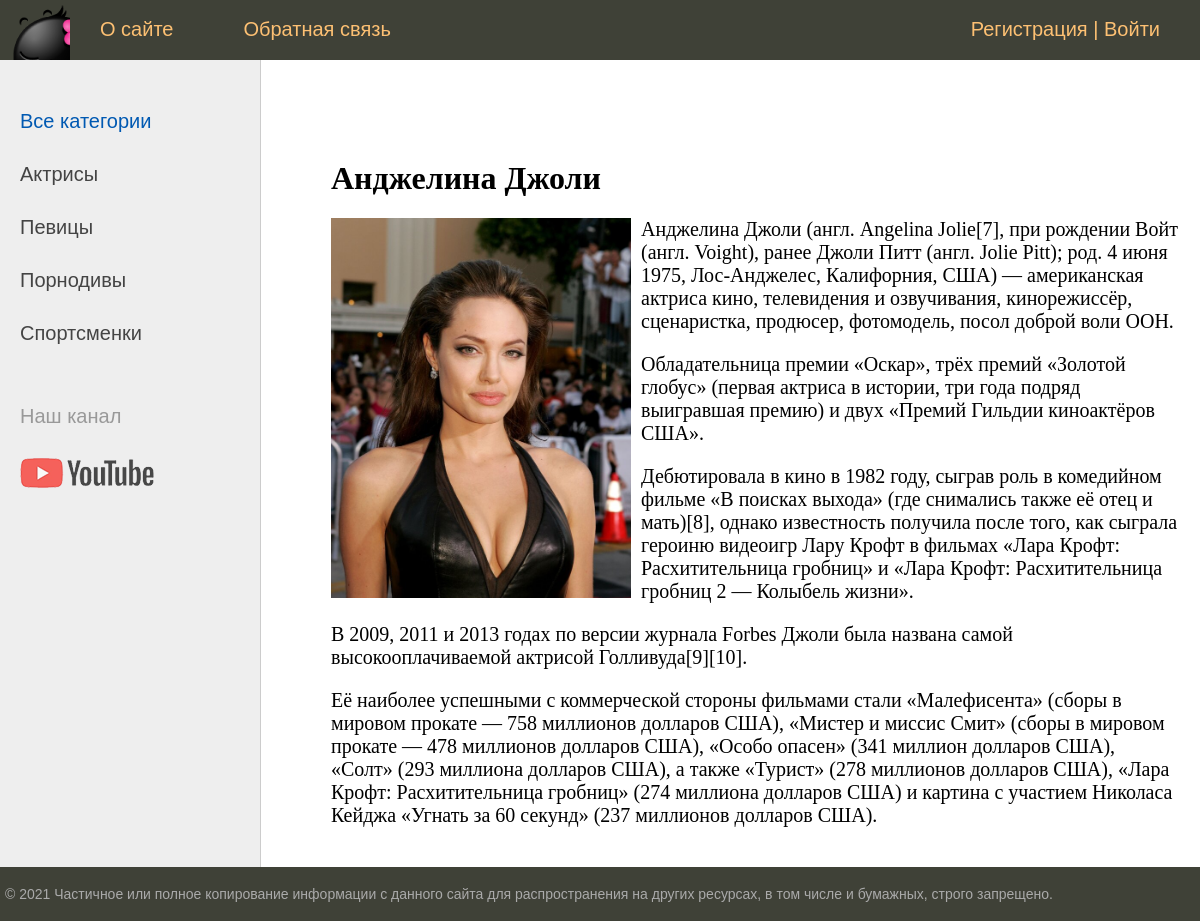
The app's page /post/andzhelina-dzholi/ with its own data.
### women/models.py (models this page shows, shortened)
class Category(models.Model):
    name = models.CharField(max_length=100, db_index=True,  verbose_name="Категория")
    slug = models.SlugField(max_length=255, unique=True, db_index=True, verbose_name="URL")
    def get_absolute_url(self):
        return reverse('category', kwargs={'cat_slug': self.slug})
    class Meta:
        verbose_name = 'Категория'
        verbose_name_plural = 'Категории'
        ordering = ['id']

class Women(models.Model):
    title = models.CharField(max_length=255, verbose_name="Заголовок")
    slug = models.SlugField(max_length=255, unique=True, db_index=True, verbose_name="URL")
    content = models.TextField(blank=True, verbose_name="Текст статьи")
    photo = models.ImageField(upload_to="photo/%Y/%m/%d/",verbose_name="Фото")
    time_create = models.DateTimeField(auto_now_add=True,verbose_name="Время создания")
    time_update = models.DateTimeField(auto_now=True, verbose_name="Время изменения")
    is_published = models.BooleanField(default=True, verbose_name="Публикация")
    cat = models.ForeignKey('Category', on_delete=models.PROTECT, verbose_name="Категория")
    def __str__(self):
        return self.title
    class Meta:
        verbose_name = 'Известные женщины'
        verbose_name_plural = 'Известные женщины'
        ordering = ['time_create', 'title']

### women/views.py (the view)
# urls.py: path('post/<slug:post_slug>/', ShowPost.as_view(), name='post'),
class ShowPost(DataMixin, DetailView):
    model = Women
    template_name = 'women/post.html'
    slug_url_kwarg = 'post_slug'
    context_object_name = 'post'
    def get_context_data(self, *, object_list=None, **kwargs):
        context = super().get_context_data(**kwargs)
        c_def = self.get_user_context(title=context['post'])
        return dict(list(context.items()) + list(c_def.items()))

### women/utils.py (called while the page is built)
    def get_user_context(self, **kwargs):
        context = kwargs
        cats = Category.objects.annotate(Count('women'))
        user_menu = menu.copy()
        if not self.request.user.is_authenticated:
            user_menu.pop(1)
        context['menu'] = user_menu
        context['cats'] = cats
        if 'cat_selected' not in context:
            context['cat_selected'] = 0
        return context

### women/templates/women/post.html
{% extends 'women/base.html' %}
{% block content %}
<h1>{{post.title}}</h1>
{% if post.photo %}
<p><img class="img-article-left" src="{{post.photo.url}}"></p>
{% endif %}
{{post.content|linebreaks}}
{% endblock %}

### women/templates/women/base.html (shortened to what this page needs)
{% load static %}
{% load women_tags %}
<!DOCTYPE html>
<html>
<head>
	<link type="text/css" href="{% static 'women/css/styles.css' %}" rel="stylesheet" />
</head>
<body>
<table class="table-page" border=0 cellpadding="0" cellspacing="0">
<tr><td valign=top>
{% block mainmenu %}
		<div class="header">
			<ul id="mainmenu" class="mainmenu">
			<li class="logo"><a href="{% url 'home' %}"><div class="logo"></div></a></li>
{% for m in menu %}
			<li><a href="{% url m.url_name %}">{{m.title}}</a></li>
{% endfor %}
				{% if request.user.is_authenticated %}
				<li class="last"> {{user.username}} | <a href="{% url 'logout' %}">Выйти</a></li>
				{% else %}
				<li class="last"><a href="{% url 'register' %}">Регистрация</a> | <a href="{% url 'login' %}">Войти</a></li>
				{% endif %}
			</ul>
		</div>
{% endblock mainmenu %}
<table class="table-content" border=0 cellpadding="0" cellspacing="0">
<tr>
	<td valign="top" class="left-chapters">
	<ul id="leftchapters">
{% if cat_selected == 0 %}
		<li class="selected">Все категории</li>
{% else %}
		<li><a href="{% url 'home' %}">Все категории</a></li>
{% endif %}
{% for c in cats %}
{% if c.women__count > 0 %}
	{% if c.pk == cat_selected %}
		<li class="selected">{{c.name}}</li>
	{% else %}
		<li><a href="{{ c.get_absolute_url }}">{{c.name}}</a></li>
	{% endif %}
{% endif %}
{% endfor %}
		<li class="share">
		<p>Наш канал</p>
		<a class="share-yt" href="https://www.youtube.com/channel/UClJzWfGWuGJL2t-3dYKcHTA/playlists" target="_blank" rel="nofollow"></a>
		</li>
	</ul>
</td>
<td valign="top" class="content">
	<div class="content-text">
{% block content %}
{% endblock %}
	</div>
</td></tr></table>
</td></tr>
<tr><td valign=top>
	<div id="footer">
		<p>&copy; 2021 Частичное или полное копирование информации с данного сайта для распространения на других ресурсах, в том числе и бумажных, строго запрещено.</p>
	</div>
</td></tr></table>
</body>
</html>

### women/static/women/css/styles.css (style rules this page uses)
html, body { font-family: 'Arial'; margin: 0; padding: 0; height: 100%; width: 100%; color: #444; }
a { color: #0059b2; text-decoration: none; }
img { max-width: 600px; height: auto; }
img.img-article-left { max-width: 300px; height: auto; float: left; padding: 0 10px 10px 0; }
.table-page { width: 100%; height: 100%; vertical-align: top; }
.table-page tr { height: 100%; }
.header { background: #3F4137; height: 60px; }
.logo { background: url('../images/logo.png') no-repeat 10px 5px; width: 70px; height: 60px; }
ul.mainmenu { list-style: none; margin: 0; padding: 0; height: 60px; color: #fdc073; font-size: 20px; overflow: hidden; }
ul.mainmenu li { float: left; margin: 18px 40px 0 30px; }
ul.mainmenu li.logo { margin: 0; }
ul.mainmenu li.last { float: right; }
ul.mainmenu li a { color: #fdc073; text-decoration: none; }
.table-content { width: 100%; min-height: 100%; height: 100%; }
.left-chapters { margin: 0; background: #eee; border-right: 1px solid #ccc; min-height: 100%; }
.left-chapters ul { width: 230px; min-height: 100%; margin: 0; padding: 20px 10px 10px 20px; list-style: none; font-size: 20px; }
.left-chapters ul li { margin: 30px 0 0 0; color: #999; }
.left-chapters ul li.selected { color: #0059b2; }
.left-chapters ul li a { color: #444; text-decoration: none; }
.left-chapters ul li.share { margin: 60px 0 0 0; }
.left-chapters ul li.share p { margin: 30px 0 30px 0; }
.left-chapters ul li.share a { display: inline-block; width: 40px; height: 40px; margin: 0 20px 0 0; }
.left-chapters ul li.share a.share-yt { width: 100%; height: 30px; background: url('../images/share_yt.png') no-repeat 0 0 }
.content { padding: 40px 20px 20px 40px; width: 100%; box-sizing: border-box; }
.content-text { margin: 60px 0 0 30px; color: #000; font-size: 20px; font-family: Yandex Sans Display Light; }
.content-text h1 { font-size: 32px; }
#footer { box-sizing: border-box; background: #3F4137; padding: 5px; color: #aaa; font-size: 14px; font-family: Verdana, Geneva, Arial, Helvetica; text-align: left; overflow: hidden; }

### records on screen
Category: name "Актрисы"
Category: name "Певицы"
Category: name "Порнодивы"
Category: name "Спортсменки"
Women: title "Анджелина Джоли", photo (picture), content "Анджелина Джоли (англ. Angelina Jolie[7], при рождении Войт (англ. Voight), ранее Джоли Питт (англ. Jolie Pitt); род. 4 июня 1975, Лос-Анджелес, Калифорния, США) — американская актриса кино, телевидения и озвучивания, кинорежиссёр, сценаристка, продюсер, фотомодель, посол доброй воли ООН. Обладательница премии «Оскар», трёх премий «Золотой глобус» (первая актриса в истории, три года подряд выигравшая премию) и двух «Премий Гильдии киноактёров США». Дебютировала в кино в 1982 году, сыграв роль в комедийном фильме «В поисках выхода» (где снимались также её отец и мать)[8], однако известность получила после того, как сыграла героиню видеоигр Лару Крофт в фильмах «Лара Крофт: Расхитительница…"

### other values on screen
{{ m.title }} "О сайте" "Обратная связь"
